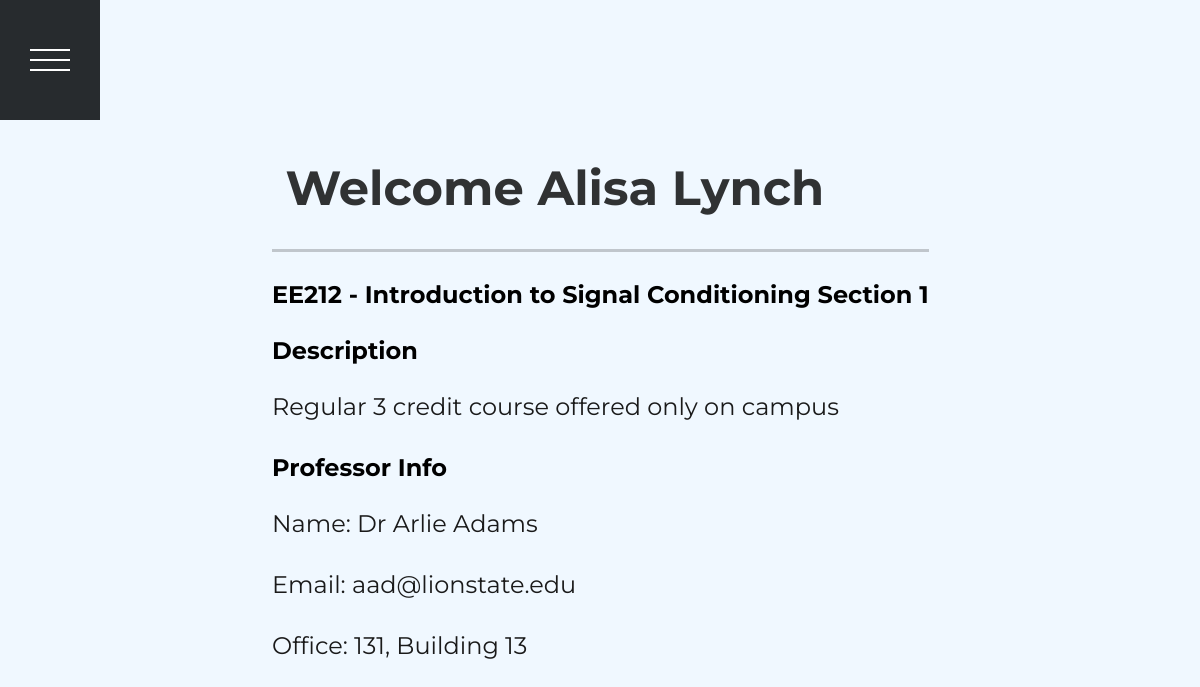
/student/EE212 (signed in), run on the app's committed database.
### tables this page shows
CREATE TABLE "Student"
(
	email text
		constraint Students_pk
			primary key,
	password text,
	name text,
	age integer,
	gender text,
	major text,
	street text,
	zipcode text
, password_reset boolean default false);

CREATE TABLE "Course"
(
	course_id text
		constraint Course_pk
			primary key,
	course_name text,
	course_description text
);

CREATE TABLE "Professor"
(
	email text
		constraint Professor_pk
			primary key,
	password text,
	name text,
	age integer,
	gender text,
	office_address text,
	department text,
	title text
, password_reset boolean default false);

### app.py (the view)
@app.route("/student/<string:course>", methods=['POST', 'GET'])
def student_course(course):
    error = None
    username = get_studentname(session.get('current_user', None))
    course_result = get_courseinfo(course)
    enrolls_result = get_studentcourses(session.get('current_user',None), course)
    section = enrolls_result[0][2]
    hw_result = get_hwdetails(course, section)
    exam_result = get_examdetails(course,section)
    professor_result = get_professorinfo(course, section)
    hwgrades_result = get_hwgrades(session.get('current_user', None), course, section)
    examgrades_result = get_examgrades(session.get('current_user', None), course, section)
    course_name = course_result[0][1]
    course_desc = course_result[0][2]
    return render_template("student_course.html", error=error,
                                                    course_id = course,
                                                    section = section,
                                                    course_name = course_name,
                                                    course_desc = course_desc,
                                                    hw_result = hw_result,
                                                    exam_result = exam_result,
                                                    hwgrades_result = hwgrades_result,
                                                    examgrades_result= examgrades_result,
                                                    professor_result = professor_result,
                                                    username = username)

### app.py (called while the page is built)
def get_professorinfo(course, section):
    connection = sql.connect('database.db')
    cursor = connection.execute("SELECT p.name, p.email, p.office_address "
                                "FROM Section s, Prof_team_members pt, Professor p "
                                "WHERE   s.course_id = ? AND "
                                        "s.sec_no = ? AND pt.teaching_team_id = s.teaching_team_id AND "
                                        "pt.prof_email = p.email;",(course,section))
    r = cursor.fetchall()
    return r

def get_hwdetails(course_id, sec_no):
    connection = sql.connect('database.db')
    cursor = connection.execute('SELECT * FROM Homework WHERE course_id = ? and sec_no = ?;', (course_id,sec_no))
    r = cursor.fetchall()
    return r

def get_hwgrades(student, course, section):
    connection = sql.connect('database.db')
    cursor = connection.execute('SELECT h.hw_no, h.grade, max(h1.grade), min(h1.grade), avg(h1.grade) FROM Homework_grades h, Homework_grades h1 where h.student_email = ? AND h.course_id = ? AND h.sec_no = ? and h.course_id = h1.course_id and h.sec_no = h1.sec_no and h.hw_no = h1.hw_no;', (student, course, section))
    r = cursor.fetchall()
    return r

def get_courseinfo(course_id):
    connection = sql.connect('database.db')
    cursor = connection.execute('SELECT * FROM Course WHERE course_id = ?;',(course_id,))
    r = cursor.fetchall()
    return r

def get_examdetails(course, section):
    connection = sql.connect('database.db')
    cursor = connection.execute('SELECT * FROM Exam WHERE course_id = ? and sec_no = ?;', (course, section))
    r = cursor.fetchall()
    return r

def get_examgrades(student, course, section):
    connection = sql.connect('database.db')
    cursor = connection.execute('SELECT e.exam_no, e.grade, max(e1.grade),min(e1.grade),avg(e1.grade) FROM Exam_grades e, Exam_grades e1 WHERE e.student_email = ? AND e.course_id = ? AND e.sec_no = ? and e.course_id = e1.course_id and e.sec_no = e1.sec_no and e.exam_no = e1.exam_no;', (student, course, section))
    r = cursor.fetchall()
    return r

def get_studentname(email):
    connection = sql.connect('database.db')
    cursor = connection.execute('SELECT * FROM Student WHERE email = ?;',(email, ))
    r = cursor.fetchall()
    return r[0][2]

### templates/student_course.html (shortened to what this page needs)
<!DOCTYPE html>
<html lang="en" >
<head>
  <link rel="stylesheet" href="//maxcdn.bootstrapcdn.com/font-awesome/4.3.0/css/font-awesome.min.css">
    <link rel="stylesheet" href="https://cdnjs.cloudflare.com/ajax/libs/normalize/5.0.0/normalize.min.css">
</head>
<body bgcolor="#f0f8ff">
  <nav class="nav">
  <div class="burger">
    <div class="burger__patty"></div>
  </div>
  <ul class="nav__list">
    <li class="nav__item">
      <a href="reset_password" class="nav__link c-blue"><img src="/static/resetpass_white.png" width="60px" height="60px"></a>
    </li>
    <li class="nav__item">
      <a href="../../" class="nav__link c-blue"><img src="/static/logout_white.png" width="40px" height="40px"></a>
    </li>
  </ul>
</nav>
<section class="panel" id="1">
    <form class="panel__wrapper" method="post">
    <div class="panel__content">
      <h1 class="panel__headline">&nbsp;Welcome {{ username }}</h1>
      <div class="panel__block"></div>
    <h2> {{ course_id }} - {{ course_name }}  Section {{ section }}</h2>
    <h2>Description</h2>
    <p> {{ course_desc }}</p>
    <h2>Professor Info</h2>
    <p> Name: {{ professor_result[0][0] }}</p>
    <p> Email: {{ professor_result[0][1] }}</p>
    <p> Office: {{ professor_result[0][2] }}</p>
    </div>
  </form>
</section>
</body>
</html>

### templates/student_course.html (style rules this page uses)
* { box-sizing: border-box; }
body { font-family: 'Montserrat'; line-height: 1.5; -webkit-font-smoothing: antialiased; }
ul { list-style-type: none; padding: 0; margin: 0; }
.nav { position: fixed; z-index: 1; top: 0; left: 0; width: 100px; -webkit-backface-visibility: hidden; backface-visibility: hidden; }
.nav__list { display: flex; flex-flow: column wrap; height: 85vh; -webkit-transform: translate(0, -100%); transform: translate(0, -100%); transition: all 0.5s cubic-bezier(0.175, 0.885, 0.32, 1.275); }
.nav__item { flex: 1; position: relative; }
.nav__link { display: flex; justify-content: center; align-items: center; position: absolute; height: 100%; width: 100%; top: 0; left: 0; text-decoration: none; font-size: 24px; background: #2b3033; transition: all 0.5s cubic-bezier(0.175, 0.885, 0.32, 1.275); }
.burger { height: 15vh; position: relative; display: flex; justify-content: center; align-items: center; z-index: 2; background: #2b3033; cursor: pointer; transition: all 0.5s cubic-bezier(0.175, 0.885, 0.32, 1.275); }
.burger__patty { position: relative; height: 2px; width: 40px; background: white; }
.burger__patty:before { content: ""; position: absolute; top: -10px; left: 0; height: 2px; width: 100%; background: white; }
.burger__patty:after { content: ""; position: absolute; top: 10px; left: 0; height: 2px; width: 100%; background: white; }
.burger__patty, .burger__patty:before, .burger__patty:after { will-change: transform; transition: all 0.5s cubic-bezier(0.175, 0.885, 0.32, 1.275); }
.panel { min-height: 100vh; display: flex; align-items: center; justify-content: center; overflow: hidden; }
.panel__wrapper { padding: 7vh 7vw; -webkit-perspective: 1000px; perspective: 1000px; }
.panel__content { will-change: transform; -webkit-transform: scale(0.7) rotateX(-230deg); transform: scale(0.7) rotateX(-230deg); -webkit-transform-origin: center 80%; transform-origin: center 80%; opacity: 0; transition: all 0.5s cubic-bezier(0.175, 0.885, 0.32, 1.275); }
.panel__content--active { -webkit-transform: none; transform: none; opacity: 1; }
.panel__headline { font-weight: 700; opacity: 0.8; font-size: 48px; margin: 0 0 25px 0; }
.panel p { margin: 0 0 25px 0; color: #1a1a1a; font-size: 24px; max-width: 800px; }
.panel p:last-child { margin-bottom: 0; }
.panel__block { height: 3px; background: rgba(0, 0, 0, 0.2); margin: 0 0 25px 0; }
.c-blue { color: #5fc7ea; }

### data on the page
Student: name "Alisa Lynch"
Course: course_name "Introduction to Signal Conditioning", course_description "Regular 3 credit course offered only on campus"
Professor: name "Dr Arlie Adams", email "aad@lionstate.edu", office_address "131, Building 13"

### other printed values
{{ course_id }} "EE212"
{{ section }} "1"
